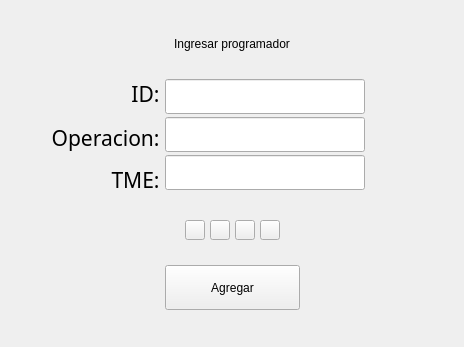
               <widget class="QWidget" name="page_Registrar">
                <layout class="QVBoxLayout" name="verticalLayout_7">
                 <property name="spacing">
                  <number>25</number>
                 </property>
                 <item>
                  <spacer name="verticalSpacer_4">
                   <property name="orientation">
                    <enum>Qt::Vertical</enum>
                   </property>
                   <property name="sizeHint" stdset="0">
                    <size>
                     <width>20</width>
                     <height>26</height>
                    </size>
                   </property>
                  </spacer>
                 </item>
                 <item>
                  <widget class="QLabel" name="label_7">
                   <property name="styleSheet">
                    <string notr="true">font: 77 20pt &quot;Arial Black&quot;;</string>
                   </property>
                   <property name="text">
                    <string>Ingresar programador</string>
                   </property>
                   <property name="alignment">
                    <set>Qt::AlignCenter</set>
                   </property>
                  </widget>
                 </item>
                 <item>
                  <layout class="QHBoxLayout" name="horizontalLayout_6">
                   <property name="spacing">
                    <number>0</number>
                   </property>
                   <item>
                    <spacer name="horizontalSpacer_9">
                     <property name="orientation">
                      <enum>Qt::Horizontal</enum>
                     </property>
                     <property name="sizeHint" stdset="0">
                      <size>
                       <width>40</width>
                       <height>20</height>
                      </size>
                     </property>
                    </spacer>
                   </item>
                   <item>
                    <layout class="QVBoxLayout" name="verticalLayout_5">
                     <property name="spacing">
                      <number>12</number>
                     </property>
                     <item>
                      <widget class="QLabel" name="label_3">
                       <property name="minimumSize">
                        <size>
                         <width>0</width>
                         <height>35</height>
                        </size>
                       </property>
                       <property name="maximumSize">
                        <size>
                         <width>16777215</width>
                         <height>35</height>
                        </size>
                       </property>
                       <property name="font">
                        <font>
                         <family>Arial Black</family>
                         <pointsize>16</pointsize>
                         <weight>9</weight>
                         <italic>false</italic>
                         <bold>false</bold>
                        </font>
                       </property>
                       <property name="text">
                        <string>ID: </string>
                       </property>
                       <property name="alignment">
                        <set>Qt::AlignRight|Qt::AlignTrailing|Qt::AlignVCenter</set>
                       </property>
                      </widget>
                     </item>
                     <item>
                      <widget class="QLabel" name="label_5">
                       <property name="font">
                        <font>
                         <family>Arial Black</family>
                         <pointsize>16</pointsize>
                         <weight>9</weight>
                         <italic>false</italic>
                         <bold>false</bold>
                        </font>
                       </property>
                       <property name="text">
                        <string>Operacion: </string>
                       </property>
                       <property name="alignment">
                        <set>Qt::AlignRight|Qt::AlignTrailing|Qt::AlignVCenter</set>
                       </property>
                      </widget>
                     </item>
                     <item>
                      <widget class="QLabel" name="label_6">
                       <property name="font">
                        <font>
                         <family>Arial Black</family>
                         <pointsize>16</pointsize>
                         <weight>9</weight>
                         <italic>false</italic>
                         <bold>false</bold>
                        </font>
                       </property>
                       <property name="text">
                        <string>TME: </string>
                       </property>
                       <property name="alignment">
                        <set>Qt::AlignRight|Qt::AlignTrailing|Qt::AlignVCenter</set>
                       </property>
                      </widget>
                     </item>
                    </layout>
                   </item>
                   <item>
                    <layout class="QVBoxLayout" name="verticalLayout_6">
                     <item>
                      <widget class="QLineEdit" name="lineEdit_3">
                       <property name="minimumSize">
                        <size>
                         <width>200</width>
                         <height>35</height>
                        </size>
                       </property>
                       <property name="maximumSize">
                        <size>
                         <width>200</width>
                         <height>35</height>
                        </size>
                       </property>
                       <property name="maxLength">
                        <number>5</number>
                       </property>
                       <property name="readOnly">
                        <bool>true</bool>
                       </property>
                      </widget>
                     </item>
                     <item>
                      <widget class="QLineEdit" name="lineEdit_5">
                       <property name="minimumSize">
                        <size>
                         <width>200</width>
                         <height>35</height>
                        </size>
                       </property>
                       <property name="maximumSize">
                        <size>
                         <width>200</width>
                         <height>35</height>
                        </size>
                       </property>
                       <property name="maxLength">
                        <number>30</number>
                       </property>
                       <property name="readOnly">
                        <bool>true</bool>
                       </property>
                      </widget>
                     </item>
                     <item>
                      <widget class="QLineEdit" name="lineEdit_6">
                       <property name="minimumSize">
                        <size>
                         <width>200</width>
                         <height>35</height>
                        </size>
                       </property>
                       <property name="maximumSize">
                        <size>
                         <width>200</width>
                         <height>35</height>
                        </size>
                       </property>
                       <property name="maxLength">
                        <number>20</number>
                       </property>
                       <property name="readOnly">
                        <bool>true</bool>
                       </property>
                      </widget>
                     </item>
                    </layout>
                   </item>
                   <item>
                    <spacer name="horizontalSpacer_10">
                     <property name="orientation">
                      <enum>Qt::Horizontal</enum>
                     </property>
                     <property name="sizeHint" stdset="0">
                      <size>
                       <width>88</width>
                       <height>17</height>
                      </size>
                     </property>
                    </spacer>
                   </item>
                  </layout>
                 </item>
                 <item>
                  <layout class="QHBoxLayout" name="horizontalLayout_7">
                   <property name="spacing">
                    <number>5</number>
                   </property>
                   <item>
                    <spacer name="horizontalSpacer_5">
                     <property name="orientation">
                      <enum>Qt::Horizontal</enum>
                     </property>
                     <property name="sizeHint" stdset="0">
                      <size>
                       <width>40</width>
                       <height>20</height>
                      </size>
                     </property>
                    </spacer>
                   </item>
                   <item>
                    <widget class="QPushButton" name="pushButton_4">
                     <property name="minimumSize">
                      <size>
                       <width>20</width>
                       <height>20</height>
                      </size>
                     </property>
                     <property name="maximumSize">
                      <size>
                       <width>20</width>
                       <height>20</height>
                      </size>
                     </property>
                     <property name="cursor">
                      <cursorShape>BlankCursor</cursorShape>
                     </property>
                     <property name="text">
                      <string/>
                     </property>
                    </widget>
                   </item>
                   <item>
                    <widget class="QPushButton" name="pushButton_7">
                     <property name="minimumSize">
                      <size>
                       <width>20</width>
                       <height>20</height>
                      </size>
                     </property>
                     <property name="maximumSize">
                      <size>
                       <width>20</width>
                       <height>20</height>
                      </size>
                     </property>
                     <property name="cursor">
                      <cursorShape>BlankCursor</cursorShape>
                     </property>
                     <property name="text">
                      <string/>
                     </property>
                    </widget>
                   </item>
                   <item>
                    <widget class="QPushButton" name="pushButton_6">
                     <property name="minimumSize">
                      <size>
                       <width>20</width>
                       <height>20</height>
                      </size>
                     </property>
                     <property name="maximumSize">
                      <size>
                       <width>20</width>
                       <height>20</height>
                      </size>
                     </property>
                     <property name="cursor">
                      <cursorShape>BlankCursor</cursorShape>
                     </property>
                     <property name="text">
                      <string/>
                     </property>
                    </widget>
                   </item>
                   <item>
                    <widget class="QPushButton" name="pushButton_5">
                     <property name="minimumSize">
                      <size>
                       <width>20</width>
                       <height>20</height>
                      </size>
                     </property>
                     <property name="maximumSize">
                      <size>
                       <width>20</width>
                       <height>20</height>
                      </size>
                     </property>
                     <property name="cursor">
                      <cursorShape>BlankCursor</cursorShape>
                     </property>
                     <property name="text">
                      <string/>
                     </property>
                    </widget>
                   </item>
                   <item>
                    <spacer name="horizontalSpacer_6">
                     <property name="orientation">
                      <enum>Qt::Horizontal</enum>
                     </property>
                     <property name="sizeHint" stdset="0">
                      <size>
                       <width>40</width>
                       <height>20</height>
                      </size>
                     </property>
                    </spacer>
                   </item>
                  </layout>
                 </item>
                 <item>
                  <layout class="QHBoxLayout" name="horizontalLayout_8">
                   <item>
                    <spacer name="horizontalSpacer_7">
                     <property name="orientation">
                      <enum>Qt::Horizontal</enum>
                     </property>
                     <property name="sizeHint" stdset="0">
                      <size>
                       <width>40</width>
                       <height>20</height>
                      </size>
                     </property>
                    </spacer>
                   </item>
                   <item>
                    <widget class="QPushButton" name="pushButton_3">
                     <property name="minimumSize">
                      <size>
                       <width>135</width>
                       <height>45</height>
                      </size>
                     </property>
                     <property name="cursor">
                      <cursorShape>PointingHandCursor</cursorShape>
                     </property>
                     <property name="text">
                      <string>Agregar</string>
                     </property>
                    </widget>
                   </item>
                   <item>
                    <spacer name="horizontalSpacer_8">
                     <property name="orientation">
                      <enum>Qt::Horizontal</enum>
                     </property>
                     <property name="sizeHint" stdset="0">
                      <size>
                       <width>40</width>
                       <height>20</height>
                      </size>
                     </property>
                    </spacer>
                   </item>
                  </layout>
                 </item>
                 <item>
                  <spacer name="verticalSpacer_5">
                   <property name="orientation">
                    <enum>Qt::Vertical</enum>
                   </property>
                   <property name="sizeHint" stdset="0">
                    <size>
                     <width>20</width>
                     <height>26</height>
                    </size>
                   </property>
                  </spacer>
                 </item>
                </layout>
               </widget>
